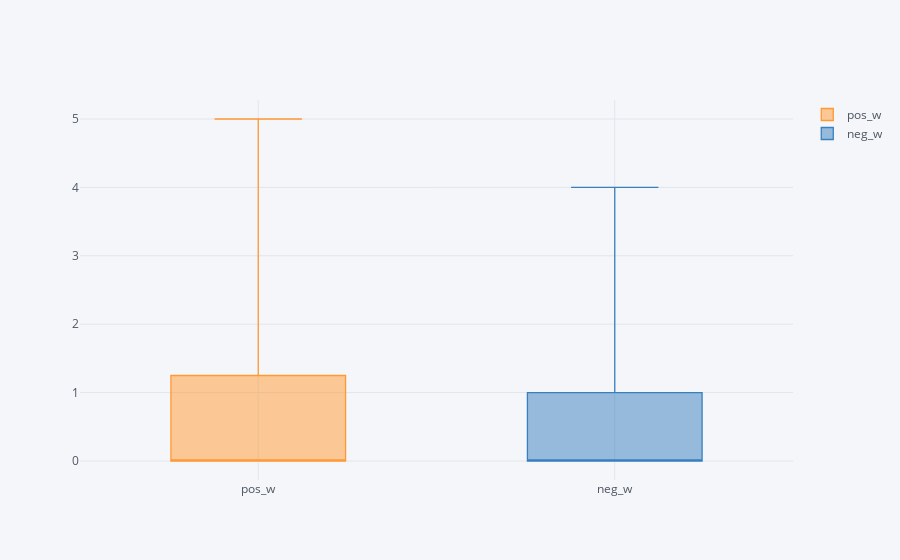

Source (notebook cell):
### Code cell
falsos_negativos = cine_test_results[(cine_test_results.real == 1) & (cine_test_results.prediction == 0)]

lexicon = pd.read_csv('./../data/lexicon.csv')

falsos_negativos['pos_w'] = falsos_positivos[['content']].applymap(lambda d: pd.DataFrame([lexicon[lexicon['Word'] == x].Positive.values for x in d.split(' ')]).sum().sum())

falsos_negativos['neg_w'] = falsos_positivos[['content']].applymap(lambda d: pd.DataFrame([lexicon[lexicon['Word'] == x].Negative.values for x in d.split(' ')]).sum().sum())

falsos_negativos[['pos_w', 'neg_w']].iplot(kind='box')

### Figure 1 — Plotly figure (JSON) as saved in the notebook; plotly's stock layout.template omitted (floating-point values rounded to 4 significant figures)
{"data": [{"boxpoints": false, "line": {"width": 1.3}, "marker": {"color": "rgba(255, 153, 51, 1.0)"}, "name": "pos_w", "orientation": "v", "type": "box", "uid": "a6cf2339-89c2-4f73-bef6-5bbd759c79d8", "y": [0, 0, 0, 5, 2, 0, 2, 0, 0, 0, 0, 0, 0, 0, 2, 0, 0, 0, 0, 0, 0, 0, 0, 4, 0, 2, 0, 1, 0, 0, 1, 1, 2, 2, 0, 2, 1]}, {"boxpoints": false, "line": {"width": 1.3}, "marker": {"color": "rgba(55, 128, 191, 1.0)"}, "name": "neg_w", "orientation": "v", "type": "box", "uid": "dd294a9e-672c-45da-b46c-2a6c4685a459", "y": [3, 0, 0, 0, 0, 0, 0, 0, 0, 0, 1, 0, 2, 0, 0, 1, 0, 3, 0, 0, 0, 0, 0, 0, 4, 2, 0, 1, 0, 0, 0, 1, 0, 2, 0, 0, 0]}], "layout": {"legend": {"bgcolor": "#F5F6F9", "font": {"color": "#4D5663"}}, "paper_bgcolor": "#F5F6F9", "plot_bgcolor": "#F5F6F9", "title": {"font": {"color": "#4D5663"}}, "xaxis": {"gridcolor": "#E1E5ED", "showgrid": true, "tickfont": {"color": "#4D5663"}, "title": {"font": {"color": "#4D5663"}, "text": ""}, "zerolinecolor": "#E1E5ED"}, "yaxis": {"gridcolor": "#E1E5ED", "showgrid": true, "tickfont": {"color": "#4D5663"}, "title": {"font": {"color": "#4D5663"}, "text": ""}, "zerolinecolor": "#E1E5ED"}}}
